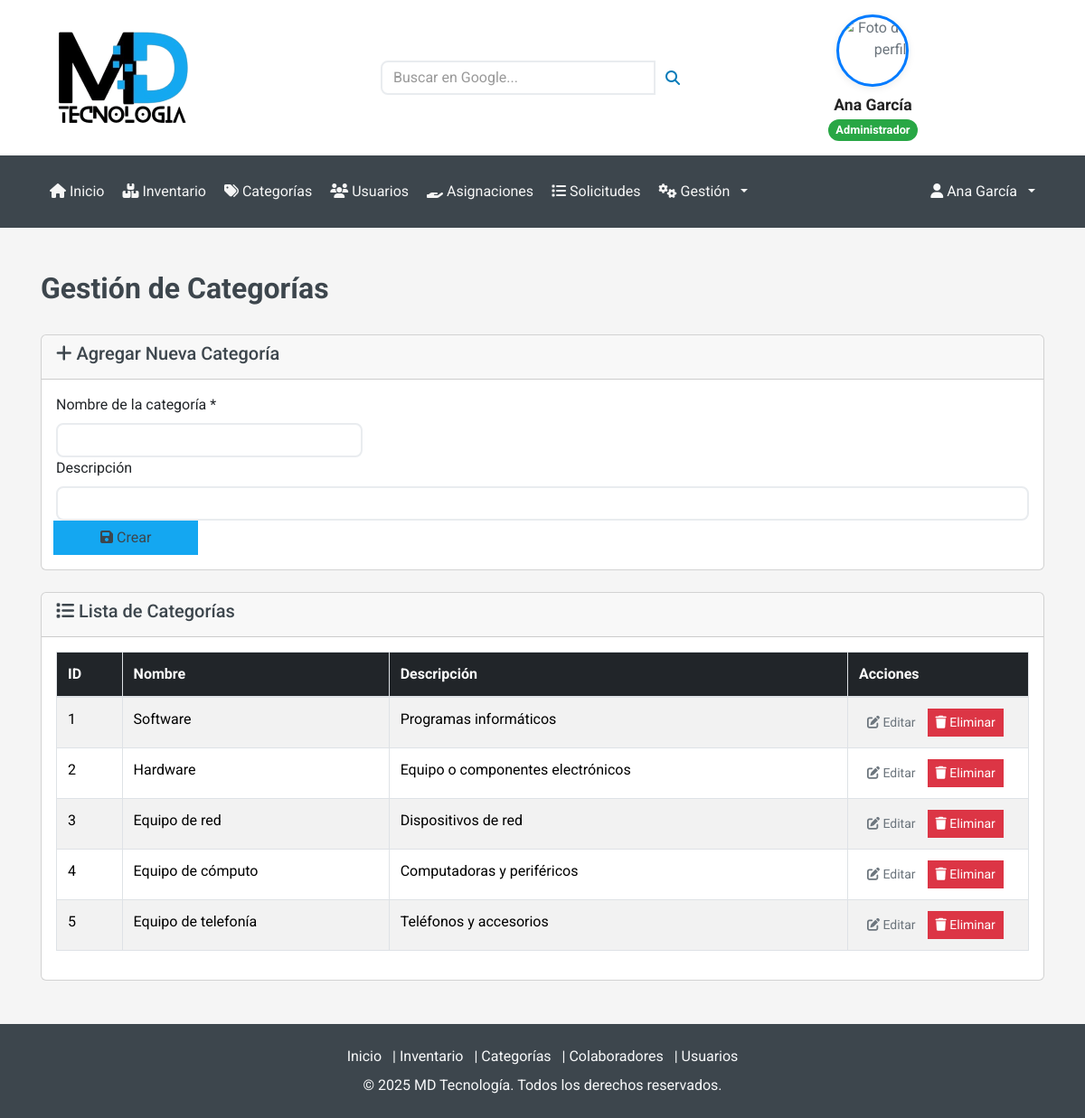
/Usuario/Categorias.php (signed in), run on the app's committed database.
### tables this page shows
CREATE TABLE categorias (
  id INT AUTO_INCREMENT PRIMARY KEY,
  nombre VARCHAR(50) NOT NULL,
  descripcion TEXT
);

### conexion.php (called while the page is built, shortened)
<?php
class Conexion {
    private $servername = "localhost";
    private $username = "root";
    private $password = "1234";
    private $dbname = "cmdb";
    private $port = 3306;
    private $conn;
    public function __construct() {
        try {
            $this->conn = new mysqli($this->servername, $this->username, $this->password, $this->dbname);
            $this->conn->set_charset("utf8mb4");
        } catch (Exception $e) {
            try {
                $this->conn = new mysqli("127.0.0.1", $this->username, $this->password, $this->dbname, $this->port);
                if ($this->conn->connect_error) {
                    throw new Exception("Error de conexión: " . $this->conn->connect_error);
                }
                $this->conn->set_charset("utf8mb4");
            } catch (Exception $e2) {
                try {
                    $this->conn = new mysqli("localhost:/tmp/mysql.sock", $this->username, $this->password, $this->dbname);
                    if ($this->conn->connect_error) {
                        throw new Exception("Error de conexión: " . $this->conn->connect_error);
                    }
                    $this->conn->set_charset("utf8mb4");
                } catch (Exception $e3) {
                    die("No se pudo establecer conexión a la base de datos. Posibles soluciones:<br>
                         1. Verifique que MySQL esté ejecutándose en WAMP<br>
                         2. Verifique que la contraseña del usuario root sea '1234'<br>
                         3. En phpMyAdmin, cambie el plugin de autenticación del usuario root a 'mysql_native_password'<br>
                         Error: " . $e3->getMessage());
                }
            }
        }
    }
    public function obtenerCategorias() {
        $sql = "SELECT * FROM categorias";
        $result = $this->conn->query($sql);
        $categorias = [];
        if ($result && $result->num_rows > 0) {
            while ($row = $result->fetch_assoc()) {
                $categorias[] = $row;
            }
        }
        return $categorias;
    }
}
?>

### Usuario/Categorias.php (the view, shortened to what this page needs)
<?php
include('../navbar_unificado.php');
require_once('../conexion.php');
$conexion = new Conexion();
$es_admin = false;
if (isset($_SESSION['rol']) && $_SESSION['rol'] === 'admin') {
    $es_admin = true;
}
?>
<div class="container mt-5">
    <div class="d-flex justify-content-between align-items-center mb-4">
        <h2>Gestión de Categorías</h2>
    </div>
    <?php if ($es_admin): ?>
    <div class="card mb-4">
        <div class="card-header">
            <h5><i class="fas fa-plus"></i> Agregar Nueva Categoría</h5>
        </div>
        <div class="card-body">
            <form method="POST">
                <div class="row">
                    <div class="col-md-4">
                        <label for="nombre" class="form-label">Nombre de la categoría *</label>
                        <input type="text" name="nombre" id="nombre" class="form-control" required>
                    </div>
                    <div class="col-md-6">
                        <label for="descripcion" class="form-label">Descripción</label>
                        <input type="text" name="descripcion" id="descripcion" class="form-control">
                    </div>
                    <div class="col-md-2 d-flex align-items-end">
                        <button type="submit" name="crear" class="btn btn-primary w-100">
                            <i class="fas fa-save"></i> Crear
                        </button>
                    </div>
                </div>
            </form>
        </div>
    </div>
    <?php endif; ?>
    <div class="card">
        <div class="card-header">
            <h5><i class="fas fa-list"></i> Lista de Categorías</h5>
        </div>
        <div class="card-body">
            <div class="table-responsive">
                <table class="table table-bordered table-striped" id="tabla-categorias">
                    <thead class="table-dark">
                        <tr>
                            <th>ID</th>
                            <th>Nombre</th>
                            <th>Descripción</th>
                            <?php if ($es_admin): ?>
                                <th width="200">Acciones</th>
                            <?php endif; ?>
                        </tr>
                    </thead>
                    <tbody>
                        <?php
                        $categorias = $conexion->obtenerCategorias();
                        foreach ($categorias as $categoria):
                        ?>
                        <tr data-id="<?= $categoria['id'] ?>">
                            <td><?= $categoria['id'] ?></td>
                            <td class="editable-nombre"><?= htmlspecialchars($categoria['nombre']) ?></td>
                            <td class="editable-descripcion"><?= htmlspecialchars($categoria['descripcion']) ?></td>
                            <?php if ($es_admin): ?>
                            <td>
                                <button class="btn btn-sm btn-warning btn-editar" data-id="<?= $categoria['id'] ?>">
                                    <i class="fas fa-edit"></i> Editar
                                </button>
                                <button class="btn btn-sm btn-danger btn-eliminar" data-id="<?= $categoria['id'] ?>" data-nombre="<?= htmlspecialchars($categoria['nombre']) ?>">
                                    <i class="fas fa-trash"></i> Eliminar
                                </button>
                            </td>
                            <?php endif; ?>
                        </tr>
                        <?php endforeach; ?>
                    </tbody>
                </table>
            </div>
        </div>
    </div>
</div>
<?php include('footer.php'); ?>

### css/style.css (style rules this page uses)
*, *::before, *::after { box-sizing: border-box; }
html { font-family: sans-serif; line-height: 1.15; -webkit-text-size-adjust: 100%; -webkit-tap-highlight-color: rgba(0, 0, 0, 0); }
body { margin: 0; font-family: "Roboto", sans-serif; font-size: 1rem; font-weight: 400; line-height: 1.5; color: #6c757d; text-align: left; background-color: #f5f5f5; }
h2, h3, h4, h5, h6 { margin-top: 0; margin-bottom: 0.5rem; }
table { border-collapse: collapse; }
th { text-align: inherit; text-align: -webkit-match-parent; }
button { border-radius: 0; text-transform: none; }
input, button { margin: 0; font-family: inherit; font-size: inherit; line-height: inherit; overflow: visible; }
button:not(:disabled), [type="button"]:not(:disabled), [type="submit"]:not(:disabled) { cursor: pointer; }
h2, h3, h4, h5, h6, .h2, .h3, .h4, .h5, .h6 { margin-bottom: 0.5rem; font-weight: 500; line-height: 1.2; color: #3d464d; }
h2, .h2 { font-size: 2rem; }
h5, .h5 { font-size: 1.25rem; }
.container, .container-fluid { width: 100%; padding-right: 15px; padding-left: 15px; margin-right: auto; margin-left: auto; }
.row { display: flex; flex-wrap: wrap; margin-right: -15px; margin-left: -15px; }
.col-6, .col-12, .col-sm-6, .col-md-4, .col-md-5, .col-md-6, .col-md-8, .col-md-12, .col-lg-3, .col-lg-4, .col-lg-5, .col-lg-7, .col-lg-8, .col-lg-9 { position: relative; width: 100%; padding-right: 15px; padding-left: 15px; }
@media (min-width: 768px) { .col-md-4 { flex: 0 0 33.33333%; max-width: 33.33333%; } }
.table { width: 100%; margin-bottom: 1rem; color: #6c757d; }
.table th, .table td { padding: 0.75rem; vertical-align: top; border-top: 1px solid #dee2e6; }
.table thead th { vertical-align: bottom; border-bottom: 2px solid #dee2e6; }
.table-bordered { border: 1px solid #dee2e6; }
.table-bordered th, .table-bordered td { border: 1px solid #dee2e6; }
.table-bordered thead th, .table-bordered thead td { border-bottom-width: 2px; }
.table-responsive { display: block; width: 100%; overflow-x: auto; -webkit-overflow-scrolling: touch; }
.table-responsive > .table-bordered { border: 0; }
.form-control { display: block; width: 100%; height: calc(1.5em + 0.75rem + 2px); padding: 0.375rem 0.75rem; font-size: 1rem; font-weight: 400; line-height: 1.5; color: #495057; background-color: #fff; background-clip: padding-box; border: 1px solid #ced4da; border-radius: 0; transition: border-color 0.15s ease-in-out, box-shadow 0.15s ease-in-out; }
.form-control::placeholder { color: #999999; opacity: 1; }
.btn { display: inline-block; font-weight: 400; color: #6c757d; text-align: center; vertical-align: middle; user-select: none; background-color: transparent; border: 1px solid transparent; padding: 0.375rem 0.75rem; font-size: 1rem; line-height: 1.5; border-radius: 0; transition: color 0.15s ease-in-out, background-color 0.15s ease-in-out, border-color 0.15s ease-in-out, box-shadow 0.15s ease-in-out; }
.btn:not(:disabled):not(.disabled) { cursor: pointer; }
.btn-primary { color: #212529; background-color: #14a7f1; border-color: #14a7f1; }
.btn-danger { color: #fff; background-color: #dc3545; border-color: #dc3545; }
.btn-sm { padding: 0.25rem 0.5rem; font-size: 0.875rem; line-height: 1.5; border-radius: 0; }
.d-flex { display: flex !important; }
.justify-content-between { justify-content: space-between !important; }
.align-items-center { align-items: center !important; }
.w-100 { width: 100% !important; }
.mb-4, .my-4 { margin-bottom: 1.5rem !important; }
.mt-5, .my-5 { margin-top: 3rem !important; }
h2, h3 { font-weight: 700 !important; }
.h4, h5, h6 { font-weight: 500 !important; }
.btn.btn-primary { color: #3d464d !important; }
.form-control, .form-select { border-radius: 8px; border: 2px solid #e9ecef; transition: border-color 0.3s; }

### data on the page
categorias: id "1", nombre "Software", descripcion "Programas informáticos"
categorias: id "2", nombre "Hardware", descripcion "Equipo o componentes electrónicos"
categorias: id "3", nombre "Equipo de red", descripcion "Dispositivos de red"
categorias: id "4", nombre "Equipo de cómputo", descripcion "Computadoras y periféricos"
categorias: id "5", nombre "Equipo de telefonía", descripcion "Teléfonos y accesorios"

### other printed values
$nombreUsuario "Ana García"
$rolUsuario "Administrador"
